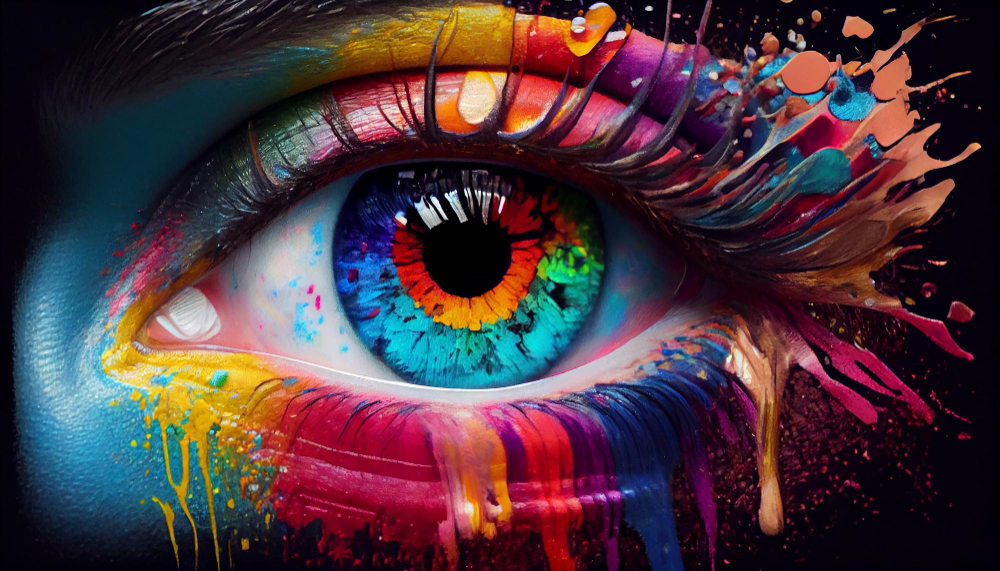
#> input picture HW2/color_image.jpg, 1000 x 571 px
$ python Q2.py
#> lines starting #> are read from the running program, lines starting #| are printed output that depends on the picture
import cv2

# 1. Read the image
# OpenCV reads images in BGR format by default, not RGB
input_path = 'color_image.jpg'
image = cv2.imread(input_path)
#> image is the input picture: shape (571, 1000, 3); mean B, G, R 60.9, 52.6, 74.6

# Check if image loaded successfully
if image is None:
    print("Error: Could not load image.")
else:
    # 2. Convert BGR to Grayscale
    gray_image = cv2.cvtColor(image, cv2.COLOR_BGR2GRAY)
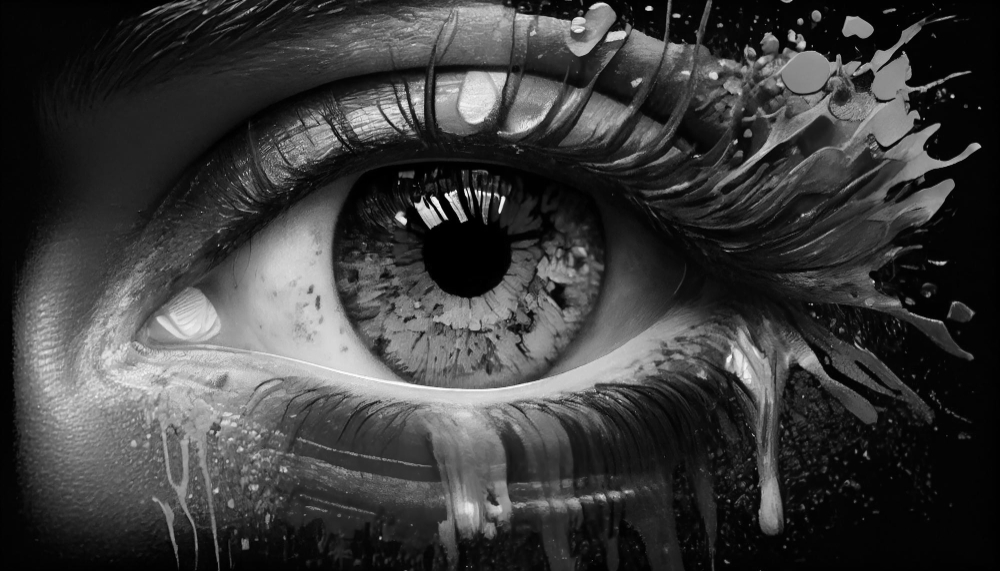
#> gray_image: shape (571, 1000); min 0, max 254, mean 60.1

    # 3. Display the results
    cv2.imshow('Original Color Image', image)
    cv2.imshow('Grayscale Image', gray_image)

    # 4. Save the grayscale image
    cv2.imwrite('grayscale_output.jpg', gray_image)

    # Wait for a key press and close windows
    cv2.waitKey(0)
    cv2.destroyAllWindows()
